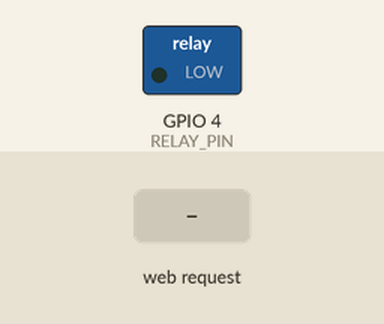
The sketch below on a simulated ESP32. On the bench: switched loads named in the sketch (green lamp = pin HIGH). Inputs (shaded band) come from the test bench. WiFi joins after 1.5 s; servers stay silent unless stated; what the sketch prints to the serial monitor is not drawn.

Above: at 2.7 s.
2.8 s: HTTP request GET /drive received
At 3.2 s:
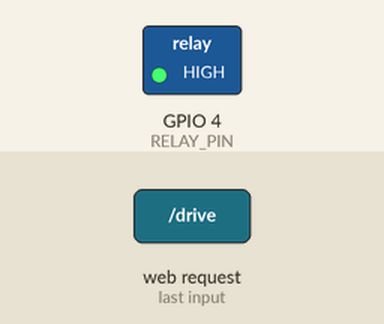
4.3 s: HTTP request GET /stop received
At 5.5 s:
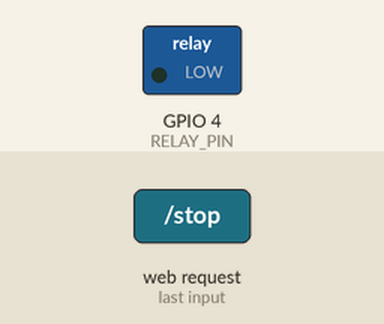
Timing chart, 0 to 7.3 s (numbered marks = the images above; inputs shaded):
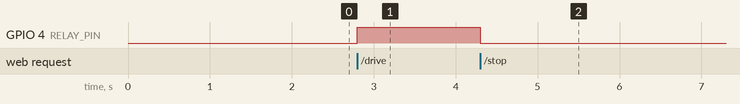

Measured:
- after the input at 2.8 s, GPIO 4 (RELAY_PIN): LOW → HIGH at once
- after the input at 4.3 s, GPIO 4 (RELAY_PIN): HIGH → LOW at once

The sketch:

ESP32__FULL_CONTROL_UNIT_.ino
```cpp
#include <WiFi.h>
#include <WebServer.h>

#define RELAY_PIN 4

WebServer server(80);

void setup() {
  Serial.begin(115200);
  pinMode(RELAY_PIN, OUTPUT);

  WiFi.begin("YOUR_WIFI", "YOUR_PASS");

  while (WiFi.status() != WL_CONNECTED) {
    delay(500);
  }

  Serial.println(WiFi.localIP());

  server.on("/stop", []() {
    digitalWrite(RELAY_PIN, LOW);
    Serial.println("🛑 STOP");
    server.send(200, "text/plain", "STOPPED");
  });

  server.on("/drive", []() {
    digitalWrite(RELAY_PIN, HIGH);
    Serial.println("🚗 DRIVE");
    server.send(200, "text/plain", "DRIVING");
  });

  server.on("/slow", []() {
    Serial.println("⚠️ SLOW MODE");
    server.send(200, "text/plain", "SLOW");
  });

  server.begin();
}

void loop() {
  server.handleClient();
}
```
